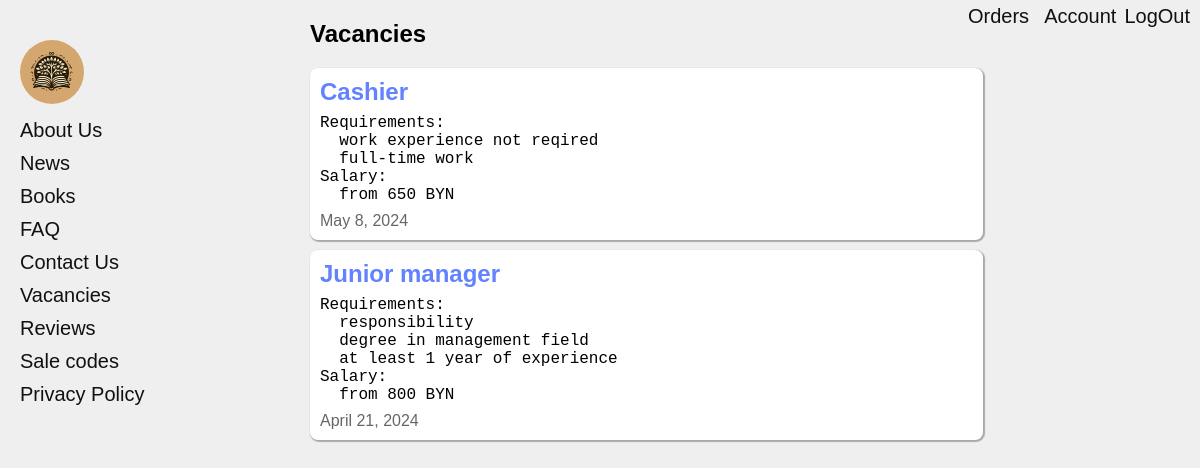
Page /vacancies/ on the committed database.
### app/app_models/commonModels.py (models this page shows, shortened)
class Vacancy(BaseModel):
    name = models.CharField(max_length=50, help_text='Vacancy\'s name')
    description = models.TextField(help_text='Vacancy\'s description')
    class Meta:
        db_table = 'vacancies_table'
        ordering = ['name']

### app/views/vacancyView.py (the view, shortened to what this page needs)
# urls.py: path('vacancies/', vacancyView.VacancyView.as_view(), name='vacancies'),
class VacancyView(View):
    template_name = 'vacancy.html'
    def get(self, request):
        return render(request, self.template_name, {'role': request.session.get('role'), 'action': None,
                                                    'vacancies': VacancyService.get_all(), 'form': None})

### app/repositories/commonRepository.py (called while the page is built)
    @staticmethod
    def get_all():
        try:
            return cm.Vacancy.objects.all()
        except:
            return None

### app/services/commonService.py (called while the page is built)
    @staticmethod
    def get_all():
        return VacancyRepository.get_all()

### app/templates/vacancy.html (shortened to what this page needs)
{% extends "base.html" %}
{% load static %}
{% block styles %}
<link rel="stylesheet" href="{% static "css/vacancy.css" %}" />
{% endblock %}
{% block content %}
<div>
  {% if form is None %}
      {% if vacancies %}
	  	<h2 style="margin-bottom: 20px;">Vacancies</h2>
	  	{% for vac in vacancies %}
			<div class="vac_card">
				<div>
					<h2>{{vac.name}}</h2>
					<pre>{{vac.description}}</pre>
					<p>{{vac.updated_at.date}}</p>
				</div>
			</div>
		{% endfor %}
	  {% else %}
	  	<h2>No Vacancies...</h2>
	  {% endif %}
  {% endif %}
</div>
{% endblock %}

### app/static/css/vacancy.css (style rules this page uses)
.vac_card { display: flex; justify-content: space-between; gap: 10px; padding: 10px; margin-bottom: 10px; background-color: #fff; box-shadow: 1px 1px 1px 1px #a9a9a9; border-radius: 8px; max-width: 75%; }
.vac_card > div { display: flex; flex-direction: column; gap: 8px; }
.vac_card > div > h2 { color: rgb(98, 130, 255); }
.vac_card > div > p { opacity: 0.6; }

### app/static/css/global.css (style rules this page uses)
* { margin: 0; padding: 0; }
body { font-size: 16px; padding: 20px; display: grid; grid-template-columns: 25% 75%; font-family: "Trebuchet MS", "Lucida Sans Unicode", "Lucida Grande", "Lucida Sans", Arial, sans-serif; background-color: #efefef; }

### rows in the picture
Vacancy: name "Cashier", description "Requirements: work experience not reqired full-time work Salary: from 650 BYN", updated_at "May 8, 2024"
Vacancy: name "Junior manager", description "Requirements: responsibility degree in management field at least 1 year of experience Salary: from 800 BYN", updated_at "April 21, 2024"
